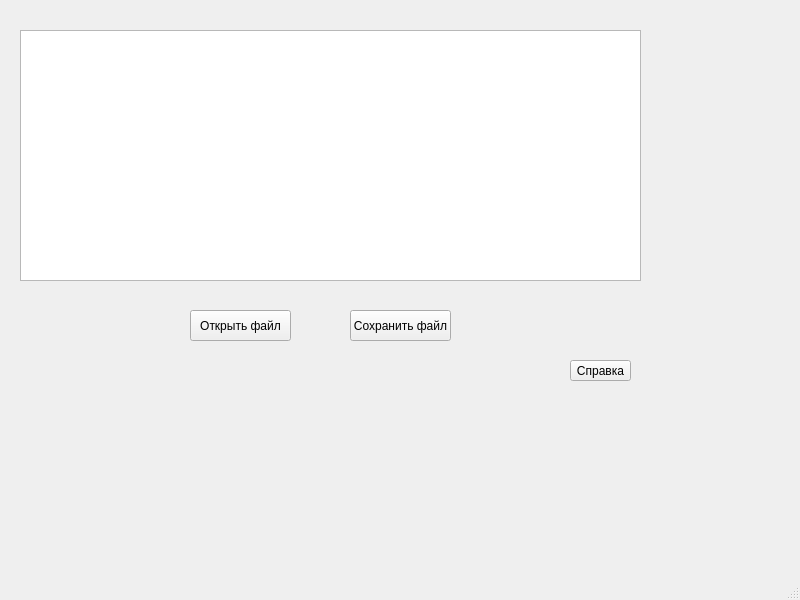
<?xml version="1.0" encoding="UTF-8"?>
<ui version="4.0">
 <class>MainWindow</class>
 <widget class="QMainWindow" name="MainWindow">
  <property name="geometry">
   <rect>
    <x>0</x>
    <y>0</y>
    <width>800</width>
    <height>600</height>
   </rect>
  </property>
  <property name="windowTitle">
   <string>MainWindow</string>
  </property>
  <widget class="QWidget" name="centralwidget">
   <widget class="QPushButton" name="pushButton">
    <property name="geometry">
     <rect>
      <x>190</x>
      <y>310</y>
      <width>101</width>
      <height>31</height>
     </rect>
    </property>
    <property name="text">
     <string>Открыть файл</string>
    </property>
   </widget>
   <widget class="QPushButton" name="pushButton_2">
    <property name="geometry">
     <rect>
      <x>350</x>
      <y>310</y>
      <width>101</width>
      <height>31</height>
     </rect>
    </property>
    <property name="text">
     <string>Сохранить файл</string>
    </property>
   </widget>
   <widget class="QPlainTextEdit" name="plainTextEdit">
    <property name="geometry">
     <rect>
      <x>20</x>
      <y>30</y>
      <width>621</width>
      <height>251</height>
     </rect>
    </property>
   </widget>
   <widget class="QPushButton" name="pushButton_3">
    <property name="geometry">
     <rect>
      <x>570</x>
      <y>360</y>
      <width>61</width>
      <height>21</height>
     </rect>
    </property>
    <property name="text">
     <string>Справка</string>
    </property>
   </widget>
  </widget>
  <widget class="QMenuBar" name="menubar">
   <property name="geometry">
    <rect>
     <x>0</x>
     <y>0</y>
     <width>800</width>
     <height>17</height>
    </rect>
   </property>
  </widget>
  <widget class="QStatusBar" name="statusbar"/>
 </widget>
 <resources/>
 <connections/>
</ui>
